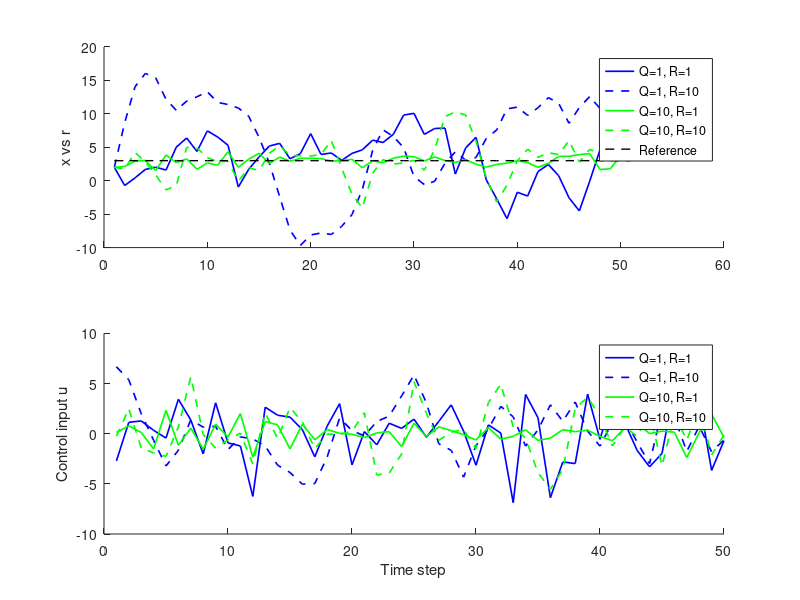

MATLAB code to generate this figure:
function discrete_LQT_multiple_QR()
    % Define Q and R values to test
    Q_vals = [1 10];
    R_vals = [1 10];
    % Define colors for Q values and line styles for R values
    colors = {'b', 'g', 'm'};  % Q: 1, 10, 100
    lineStyles = {'-', '--', ':'};  % R: 0.1, 1, 10

    % Loop through Q and R combinations
    figure;
    for i = 1:length(Q_vals)
        for j = 1:length(R_vals)
            Q = Q_vals(i);
            R = R_vals(j);
            [x, u, r] = run_LQT(Q, R);  % Run the LQT

            style = [colors{i} lineStyles{j}];  % Combine color and linestyle

            % Plot state trajectory
            subplot(2,1,1);
            hold on;
            plot(1:length(x), x, style, 'LineWidth', 1.2, ...
                'DisplayName', ['Q=' num2str(Q) ', R=' num2str(R)]);

            % Plot control trajectory
            subplot(2,1,2);
            hold on;
            plot(1:length(u), u, style, 'LineWidth', 1.2, ...
                'DisplayName', ['Q=' num2str(Q) ', R=' num2str(R)]);
        end
    end

    subplot(2,1,1);
    plot(1:length(r), r, 'k--', 'LineWidth', 1, 'DisplayName', 'Reference');
    ylabel('x vs r');
    legend('Location', 'best');

    subplot(2,1,2);
    xlabel('Time step');
    ylabel('Control input u');
    legend('Location', 'best');

end

function [x_out, u_out, r_out] = run_LQT(Q, R)
    % System dynamics
    A = 1;
    B = 1;
    C = 1;  % Identity output matrix
    d = 10*randn(1);  % Known constant disturbance
    
    % Horizon
    N = 50;
    
         % Control effort
    P = 1;           % Terminal cost
    
    % Allocate memory
    nx = size(A, 1);
    nu = size(B, 2);
    ny = size(C, 1);
    
    S = zeros(nx, nx, N+1);
    K = zeros(nu, nx, N);
    Kv = zeros(nu, ny, N);
    v = zeros(ny, N+1);
    
    % Reference trajectory
    r = zeros(ny, N+1);
    for k = 1:N+1
        r(:,k) = 3;
    end
    
    % Terminal condition
    S(:,:,N+1) = C' * P * C;
    v(:,N+1) = C' * P * r(:,N+1);  % Initialize with tracking, if not tracking then v(:,N+1) = 0
    
    % Backward Riccati recursion for S_k and v_k (with disturbance)
    for k = N:-1:1
        d = 10*randn(1);  % Known disturbance
        Sk1 = S(:,:,k+1);
        BT_Sk1_B = B' * Sk1 * B;
        inv_term = inv(BT_Sk1_B + R);
        K(:,:,k) = inv_term * B' * Sk1 * A;
        Kv(:,:,k) = inv_term * B';
    
        % Update S_k
        Ak = A - B * K(:,:,k);
        S(:,:,k) = A' * Sk1 * Ak + C' * Q * C;
    
        % Update v_k with disturbance correction
        v(:,k) = Ak' * v(:,k+1) - Ak' * Sk1 * d + C' * Q * r(:,k);
    end
    
    % Initial condition
    x = zeros(nx, N+1);
    u = zeros(nu, N);
    x(:,1) = 2;
    
    % Forward simulation
    for k = 1:N
        u(:,k) = -K(:,:,k) * x(:,k) + Kv(:,:,k) * v(:,k+1);
        x(:,k+1) = A * x(:,k) + B * u(:,k);
    end

    x_out = x(1,:);
    u_out = u(1,:);
    r_out = r(1,:);
end
